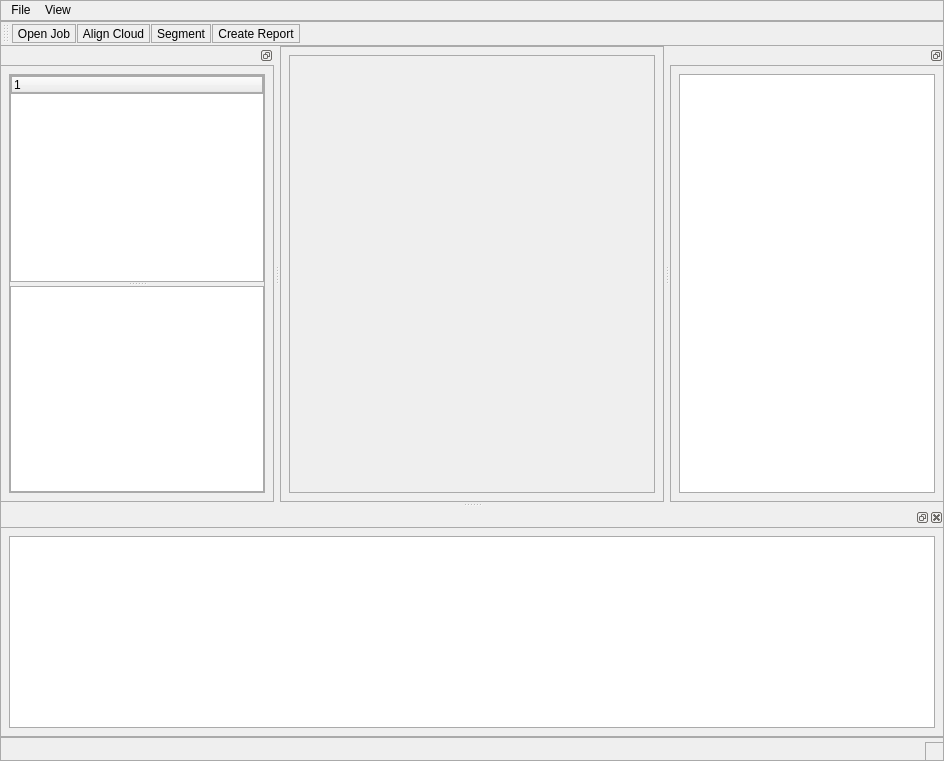
<?xml version="1.0" encoding="UTF-8"?>
<ui version="4.0">
 <class>MainWindow</class>
 <widget class="QMainWindow" name="MainWindow">
  <property name="geometry">
   <rect>
    <x>0</x>
    <y>0</y>
    <width>944</width>
    <height>761</height>
   </rect>
  </property>
  <property name="windowTitle">
   <string>MainWindow</string>
  </property>
  <property name="styleSheet">
   <string notr="true">border: 1px solid rgb(170, 170, 170);
</string>
  </property>
  <widget class="QWidget" name="centralwidget">
   <layout class="QVBoxLayout" name="verticalLayout_4">
    <item>
     <widget class="QWidget" name="cloud_viewer" native="true"/>
    </item>
   </layout>
  </widget>
  <widget class="QStatusBar" name="statusbar"/>
  <widget class="QDockWidget" name="dockWidget">
   <property name="features">
    <set>QDockWidget::DockWidgetFloatable|QDockWidget::DockWidgetMovable</set>
   </property>
   <attribute name="dockWidgetArea">
    <number>1</number>
   </attribute>
   <widget class="QWidget" name="dockWidgetContents">
    <layout class="QVBoxLayout" name="verticalLayout">
     <item>
      <widget class="QSplitter" name="splitter">
       <property name="orientation">
        <enum>Qt::Vertical</enum>
       </property>
       <widget class="QTreeWidget" name="treeJobData">
        <column>
         <property name="text">
          <string notr="true">1</string>
         </property>
        </column>
       </widget>
       <widget class="QListWidget" name="listJobProperty"/>
      </widget>
     </item>
    </layout>
   </widget>
  </widget>
  <widget class="QDockWidget" name="dockWidget_2">
   <attribute name="dockWidgetArea">
    <number>8</number>
   </attribute>
   <widget class="QWidget" name="dockWidgetContents_2">
    <layout class="QVBoxLayout" name="verticalLayout_3">
     <item>
      <widget class="QListWidget" name="listStatus"/>
     </item>
    </layout>
   </widget>
  </widget>
  <widget class="QDockWidget" name="dockWidget_3">
   <property name="features">
    <set>QDockWidget::DockWidgetFloatable|QDockWidget::DockWidgetMovable</set>
   </property>
   <attribute name="dockWidgetArea">
    <number>2</number>
   </attribute>
   <widget class="QWidget" name="dockWidgetContents_3">
    <layout class="QVBoxLayout" name="verticalLayout_2">
     <item>
      <widget class="QListWidget" name="listReportInfo"/>
     </item>
    </layout>
   </widget>
  </widget>
  <widget class="QToolBar" name="toolBar">
   <property name="windowTitle">
    <string>toolBar</string>
   </property>
   <attribute name="toolBarArea">
    <enum>TopToolBarArea</enum>
   </attribute>
   <attribute name="toolBarBreak">
    <bool>false</bool>
   </attribute>
   <addaction name="actionOpen_Job"/>
   <addaction name="actionAlign_Cloud"/>
   <addaction name="actionSegment"/>
   <addaction name="actionCreate_Report"/>
  </widget>
  <widget class="QMenuBar" name="menubar">
   <property name="geometry">
    <rect>
     <x>0</x>
     <y>0</y>
     <width>944</width>
     <height>24</height>
    </rect>
   </property>
   <widget class="QMenu" name="menuFile">
    <property name="title">
     <string>File</string>
    </property>
   </widget>
   <widget class="QMenu" name="menuView">
    <property name="title">
     <string>View</string>
    </property>
   </widget>
   <addaction name="menuFile"/>
   <addaction name="menuView"/>
  </widget>
  <action name="actionOpen_Job">
   <property name="icon">
    <iconset theme="accessories-calculator"/>
   </property>
   <property name="text">
    <string>Open Job</string>
   </property>
   <property name="menuRole">
    <enum>QAction::TextHeuristicRole</enum>
   </property>
  </action>
  <action name="actionAlign_Cloud">
   <property name="text">
    <string>Align Cloud</string>
   </property>
   <property name="menuRole">
    <enum>QAction::NoRole</enum>
   </property>
  </action>
  <action name="actionSegment">
   <property name="text">
    <string>Segment</string>
   </property>
   <property name="menuRole">
    <enum>QAction::NoRole</enum>
   </property>
  </action>
  <action name="actionCreate_Report">
   <property name="text">
    <string>Create Report</string>
   </property>
   <property name="menuRole">
    <enum>QAction::NoRole</enum>
   </property>
  </action>
 </widget>
 <resources/>
 <connections/>
</ui>
